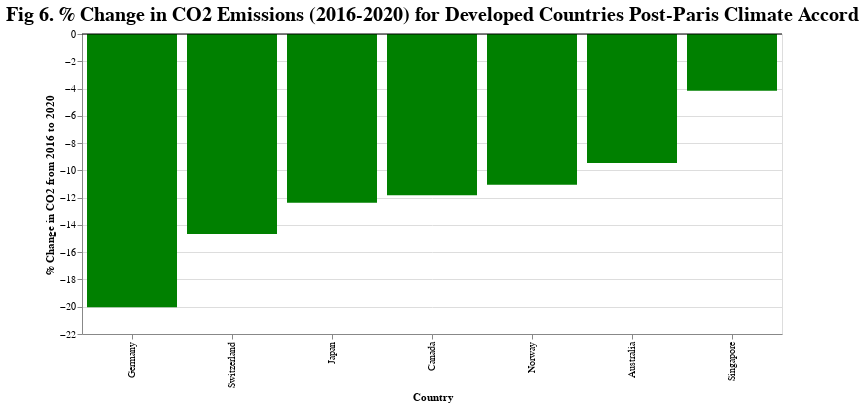

The code cell stored with this chart in its notebook:
### Code cell
complete_developed_countries_2016 = developed_countries[developed_countries['year'] == 2016]
complete_developed_countries_2020 = developed_countries[developed_countries['year'] == 2020]

merged_df = pd.merge(complete_developed_countries_2016, complete_developed_countries_2020, on=['country_name', 'country_code'], suffixes=('_2016', '_2020'))

merged_df['co2_percentage_change'] = ((merged_df['co2_2020'] - merged_df['co2_2016']) / merged_df['co2_2016']) * 100

result_df = merged_df[['country_name', 'country_code', 'co2_percentage_change']]

chart = alt.Chart(result_df).mark_bar().encode(
    x=alt.X('country_name:N', title='Country', sort='y'),  # Sort countries by co2_difference in descending order
    y=alt.Y('co2_percentage_change:Q', title='% Change in CO2 from 2016 to 2020'),
    color=alt.condition(
        alt.datum.co2_percentage_change > 0,
        alt.value('red'),  # Positive difference
        alt.value('green')  # Negative difference
    )
).properties(
    width=700,
    height=300,
    title='Fig 6. % Change in CO2 Emissions (2016-2020) for Developed Countries Post-Paris Climate Accord'
)

# Add horizontal line at y=0
horizontal_line = alt.Chart(pd.DataFrame({'y': [0]})).mark_rule(color='black').encode(y='y')

# Combine chart and horizontal line
combined_chart = (chart + horizontal_line).configure_title(
    fontSize=20  # 
)

combined_chart

### Figure 1 — Vega-Lite specification as saved in the notebook (floating-point values rounded to 4 significant figures)
{"config": {"view": {"continuousWidth": 300, "continuousHeight": 300}, "title": {"fontSize": 20}}, "layer": [{"data": {"name": "data-7f5c9fbd2d79f97eee8f87be0ba8e86b"}, "mark": {"type": "bar"}, "encoding": {"color": {"condition": {"test": "(datum.co2_percentage_change > 0)", "value": "red"}, "value": "green"}, "x": {"field": "country_name", "sort": "y", "title": "Country", "type": "nominal"}, "y": {"field": "co2_percentage_change", "title": "% Change in CO2 from 2016 to 2020", "type": "quantitative"}}, "title": "Fig 6. % Change in CO2 Emissions (2016-2020) for Developed Countries Post-Paris Climate Accord"}, {"data": {"name": "data-06fd9f850666401b4599de5588b60692"}, "mark": {"type": "rule", "color": "black"}, "encoding": {"y": {"field": "y", "type": "quantitative"}}}], "height": 300, "width": 700, "$schema": "https://vega.github.io/schema/vega-lite/v5.16.3.json", "datasets": {"data-7f5c9fbd2d79f97eee8f87be0ba8e86b": [{"country_name": "Canada", "country_code": "CAN", "co2_percentage_change": -11.82}, {"country_name": "Switzerland", "country_code": "CHE", "co2_percentage_change": -14.67}, {"country_name": "Japan", "country_code": "JPN", "co2_percentage_change": -12.38}, {"country_name": "Germany", "country_code": "DEU", "co2_percentage_change": -20.04}, {"country_name": "Australia", "country_code": "AUS", "co2_percentage_change": -9.462}, {"country_name": "Norway", "country_code": "NOR", "co2_percentage_change": -11.06}, {"country_name": "Singapore", "country_code": "SGP", "co2_percentage_change": -4.155}], "data-06fd9f850666401b4599de5588b60692": [{"y": 0}]}}
